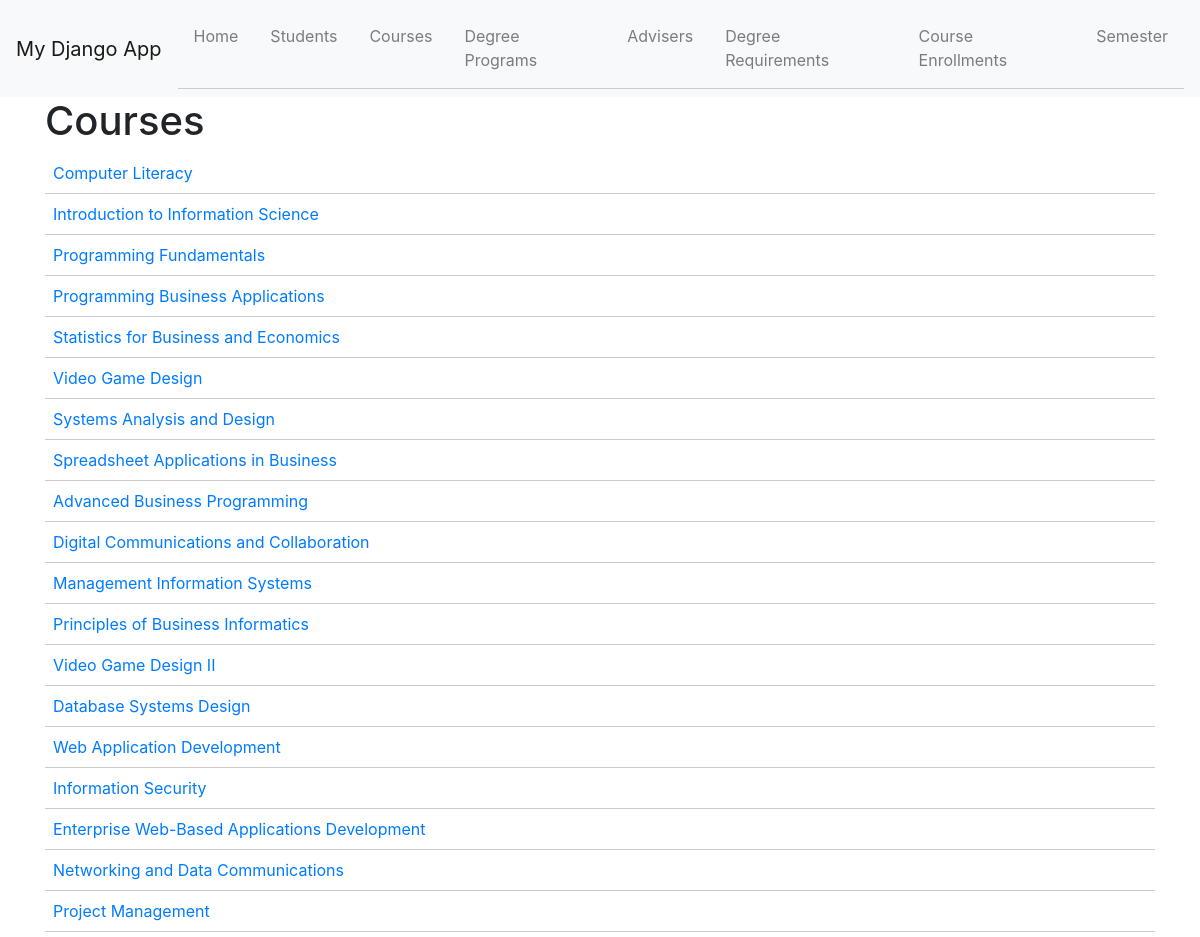
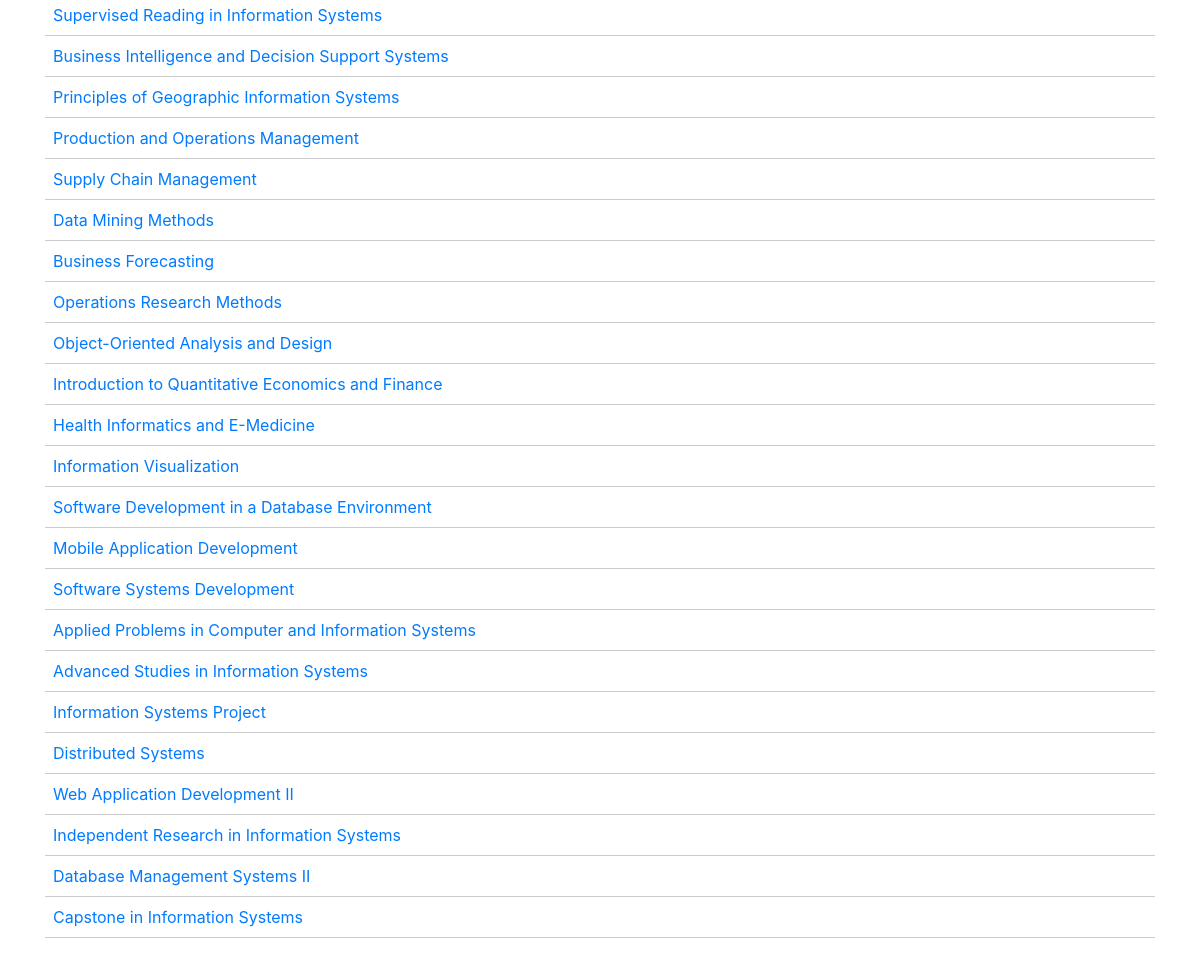
Page /courses/ on the committed database (2 pictures, top to bottom).
### degree_checklist/models.py (models this page shows, shortened)
class Course(models.Model):
    course_id = models.AutoField(primary_key=True)
    course_code = models.CharField(max_length=20)
    course_name = models.CharField(max_length=100)
    credits = models.DecimalField(max_digits=5, decimal_places=2)
    description = models.TextField()
    prerequisites = models.ManyToManyField('self', blank=True)
    semester_offered = models.CharField(max_length=20)

### degree_checklist/views.py (the view)
# urls.py: path("courses/", views.CourseListView.as_view(), name="course-list"),
class CourseListView(ListView):
    model = Course
    template_name = "course_list.html"

### degree_checklist/templates/course_list.html
{% extends "base.html" %}
{% block content %}
<h1>Courses</h1>
<ul>
{% for course in object_list %}
    <li><a href="{% url 'course-detail' course.pk %}">{{ course.course_name }}</a></li>
{% endfor %}
</ul>
{% endblock %}

### degree_checklist/templates/base.html (shortened to what this page needs)
<!DOCTYPE html>
<html lang="en">
<head>
    {% load static %}
    <link rel="stylesheet" type="text/css" href="{% static 'css/styles.css' %}">
    <link href="https://maxcdn.bootstrapcdn.com/bootstrap/4.0.0/css/bootstrap.min.css" rel="stylesheet">
</head>
<body>
    <nav class="navbar navbar-expand-lg navbar-light bg-light">
        <a class="navbar-brand" href="{% url 'home' %}">My Django App</a>
        <div class="collapse navbar-collapse" id="navbarNav">
            <ul class="navbar-nav">
                <li class="nav-item">
                    <a class="nav-link" href="{% url 'home' %}">Home</a>
                </li>
                <li class="nav-item">
                    <a class="nav-link" href="{% url 'student-list' %}">Students</a>
                </li>
                <li class="nav-item">
                    <a class="nav-link" href="{% url 'course-list' %}">Courses</a>
                </li>
                <li class="nav-item">
                    <a class="nav-link" href="{% url 'degreeprogram-list' %}">Degree Programs</a>
                </li>
                <li class="nav-item">
                    <a class="nav-link" href="{% url 'adviser-list' %}">Advisers</a>
                </li>
                <li class="nav-item">
                    <a class="nav-link" href="{% url 'degreerequirement-list' %}">Degree Requirements</a>
                </li>
                <li class="nav-item">
                    <a class="nav-link" href="{% url 'courseenrollment-list' %}">Course Enrollments</a>
                </li>
                <li class="nav-item">
                    <a class="nav-link" href="{% url 'semester-list' %}">Semester</a>
                </li>
            </ul>
        </div>
    </nav>
    <div class="container">
        {% block content %}
        {% endblock %}
    </div>
</body>
</html>

### degree_checklist/static/css/styles.css (style rules this page uses)
body { font-family: Arial, sans-serif; margin: 20px; background-color: #f4f4f4; }
h1, h2 { color: #333; }
ul { list-style-type: none; padding: 0; }
li { padding: 8px; border-bottom: 1px solid #ccc; }

### rows in the picture
Course: course_name "Computer Literacy"
Course: course_name "Introduction to Information Science"
Course: course_name "Programming Fundamentals"
Course: course_name "Programming Business Applications"
Course: course_name "Statistics for Business and Economics"
Course: course_name "Video Game Design"
Course: course_name "Systems Analysis and Design"
Course: course_name "Spreadsheet Applications in Business"
Course: course_name "Advanced Business Programming"
Course: course_name "Digital Communications and Collaboration"
Course: course_name "Management Information Systems"
Course: course_name "Principles of Business Informatics"
Course: course_name "Video Game Design II"
Course: course_name "Database Systems Design"
Course: course_name "Web Application Development"
Course: course_name "Information Security"
Course: course_name "Enterprise Web-Based Applications Development"
Course: course_name "Networking and Data Communications"
Course: course_name "Project Management"
Course: course_name "Supervised Reading in Information Systems"
Course: course_name "Business Intelligence and Decision Support Systems"
Course: course_name "Principles of Geographic Information Systems"
Course: course_name "Production and Operations Management"
Course: course_name "Supply Chain Management"
Course: course_name "Data Mining Methods"
Course: course_name "Business Forecasting"
Course: course_name "Operations Research Methods"
Course: course_name "Object-Oriented Analysis and Design"
Course: course_name "Introduction to Quantitative Economics and Finance"
Course: course_name "Health Informatics and E-Medicine"
Course: course_name "Information Visualization"
Course: course_name "Software Development in a Database Environment"
Course: course_name "Mobile Application Development"
Course: course_name "Software Systems Development"
Course: course_name "Applied Problems in Computer and Information Systems"
Course: course_name "Advanced Studies in Information Systems"
Course: course_name "Information Systems Project"
Course: course_name "Distributed Systems"
Course: course_name "Web Application Development II"
Course: course_name "Independent Research in Information Systems"
Course: course_name "Database Management Systems II"
Course: course_name "Capstone in Information Systems"
